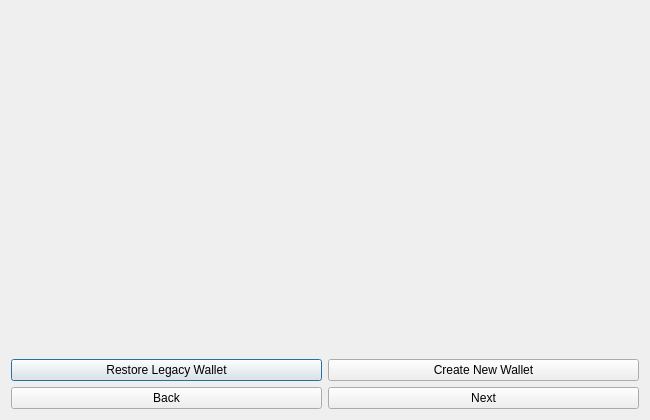
<?xml version="1.0" encoding="UTF-8"?>
<ui version="4.0">
 <class>StartOptionsMain</class>
 <widget class="QDialog" name="StartOptionsMain">
  <property name="geometry">
   <rect>
    <x>0</x>
    <y>0</y>
    <width>650</width>
    <height>420</height>
   </rect>
  </property>
  <property name="sizePolicy">
   <sizepolicy hsizetype="Minimum" vsizetype="Minimum">
    <horstretch>0</horstretch>
    <verstretch>0</verstretch>
   </sizepolicy>
  </property>
  <property name="minimumSize">
   <size>
    <width>650</width>
    <height>420</height>
   </size>
  </property>
  <property name="windowTitle">
   <string>StartOptionsMain Dialog</string>
  </property>
  <layout class="QVBoxLayout" name="verticalLayout">
   <property name="sizeConstraint">
    <enum>QLayout::SetMinimumSize</enum>
   </property>
   <item>
    <widget class="QStackedWidget" name="QStackTutorialContainer">
     <property name="sizePolicy">
      <sizepolicy hsizetype="Preferred" vsizetype="Preferred">
       <horstretch>0</horstretch>
       <verstretch>0</verstretch>
      </sizepolicy>
     </property>
     <widget class="QWidget" name="page_3">
      <property name="font">
       <font>
        <italic>false</italic>
       </font>
      </property>
     </widget>
     <widget class="QWidget" name="page_4"/>
    </widget>
   </item>
   <item>
    <layout class="QHBoxLayout" name="horizontalLayout">
     <item>
      <widget class="QPushButton" name="RestoreLegacyWallet">
       <property name="text">
        <string>Restore Legacy Wallet</string>
       </property>
      </widget>
     </item>
     <item>
      <widget class="QPushButton" name="NewWallet">
       <property name="text">
        <string>Create New Wallet</string>
       </property>
      </widget>
     </item>
    </layout>
   </item>
   <item>
    <layout class="QHBoxLayout" name="horizontalLayout1">
     <item>
      <widget class="QPushButton" name="Back">
       <property name="text">
        <string>Back</string>
       </property>
      </widget>
     </item>
     <item>
      <widget class="QPushButton" name="Next">
       <property name="text">
        <string>Next</string>
       </property>
      </widget>
     </item>
    </layout>
   </item>
  </layout>
 </widget>
 <resources/>
 <connections/>
</ui>
